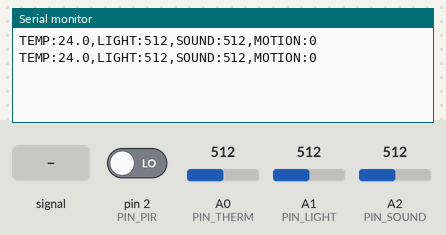
This sketch was run on a simulated Arduino Uno, built with avr-gcc and run on an emulated ATmega328P. Shown: the last lines printed to the serial monitor. The inputs (shaded band) are chosen by the test bench; at power-on: A0 (PIN_THERM) = 512, A1 (PIN_LIGHT) = 512, A2 (PIN_SOUND) = 512, pin 2 (PIN_PIR) LOW.

Above: at 2.8 s.
2.9 s: A2 (PIN_SOUND) fed a 200 Hz sine of ±81 counts around its level
At 4.4 s:
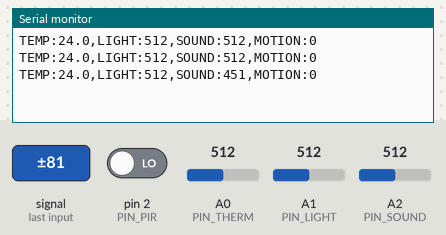
5.6 s: A0 (PIN_THERM) set to 716
At 7.1 s:
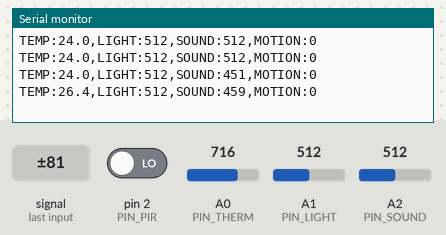
8.3 s: A1 (PIN_LIGHT) set to 716
At 10.8 s:
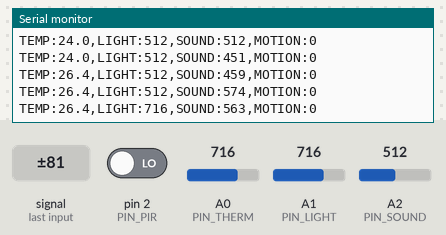
11.0 s: A2 (PIN_SOUND) set to 716
At 13.0 s:
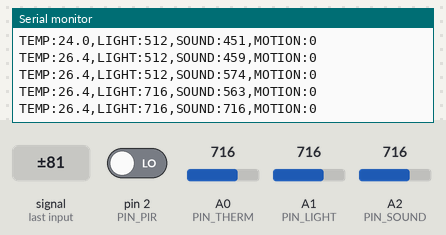
13.7 s: pin 2 (PIN_PIR) driven HIGH
At 14.6 s:
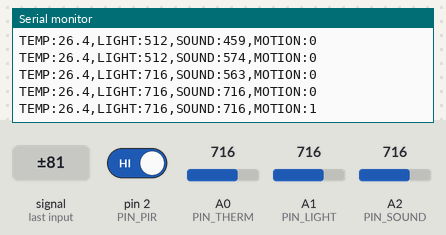
16.4 s: A2 (PIN_SOUND) fed a 1000 Hz sine of ±255 counts around its level
At 18.9 s:
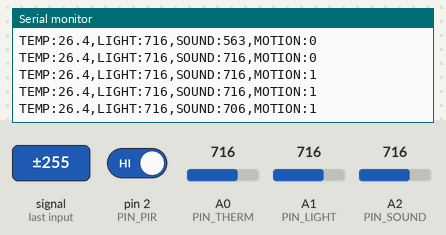
Timing chart, 0 to 20.1 s (numbered marks = the images above; inputs shaded):
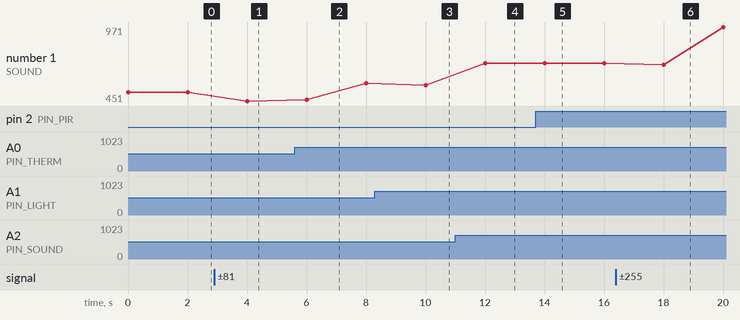

The sketch:

iris_sensors.ino
```cpp
/*
  Iris sensor hub (Arduino UNO) — placeholder sketch
  -----------------------------------------------
  Wire:
    - Thermistor divider → A0 (calibrate mapping in code)
    - Photoresistor → A1
    - Sound module analog → A2 (or digital if module is digital-only)
    - PIR motion → D2 (HIGH = motion)

  Output serial line at 9600 baud:
    TEMP:23.4,LIGHT:512,SOUND:120,MOTION:1

  Replace analogRead mappings with your real calibration.
*/

const int PIN_THERM = A0;
const int PIN_LIGHT = A1;
const int PIN_SOUND = A2;
const int PIN_PIR = 2;

void setup() {
  Serial.begin(9600);
  pinMode(PIN_PIR, INPUT);
}

void loop() {
  float tempC = readTempC();
  int light = analogRead(PIN_LIGHT);   // 0–1023
  int sound = analogRead(PIN_SOUND);
  int motion = digitalRead(PIN_PIR) == HIGH ? 1 : 0;

  Serial.print("TEMP:");
  Serial.print(tempC, 1);
  Serial.print(",LIGHT:");
  Serial.print(light);
  Serial.print(",SOUND:");
  Serial.print(sound);
  Serial.print(",MOTION:");
  Serial.println(motion);

  delay(2000);
}

float readTempC() {
  // Placeholder: map ADC to plausible room temp for demo
  int v = analogRead(PIN_THERM);
  float norm = v / 1023.0f;
  return 18.0f + norm * 12.0f;
}
```

Measured:
- after the input at 2.9 s, the serial monitor: prints a new line after 1.1 s (image 1)
- after the input at 5.6 s, the serial monitor: prints a new line after 0.40 s (image 2)
- after the input at 8.3 s, the serial monitor: prints a new line after 1.7 s (image 3)
- after the input at 11.0 s, the serial monitor: prints a new line after 1.0 s (image 4)
- after the input at 13.7 s, the serial monitor: prints a new line after 0.31 s (image 5)
- after the input at 16.4 s, the serial monitor: prints a new line after 1.6 s (image 6)
- plotted number 1: 512 → 451 after the input at 2.9 s, 716 → 971 after the input at 16.4 s
